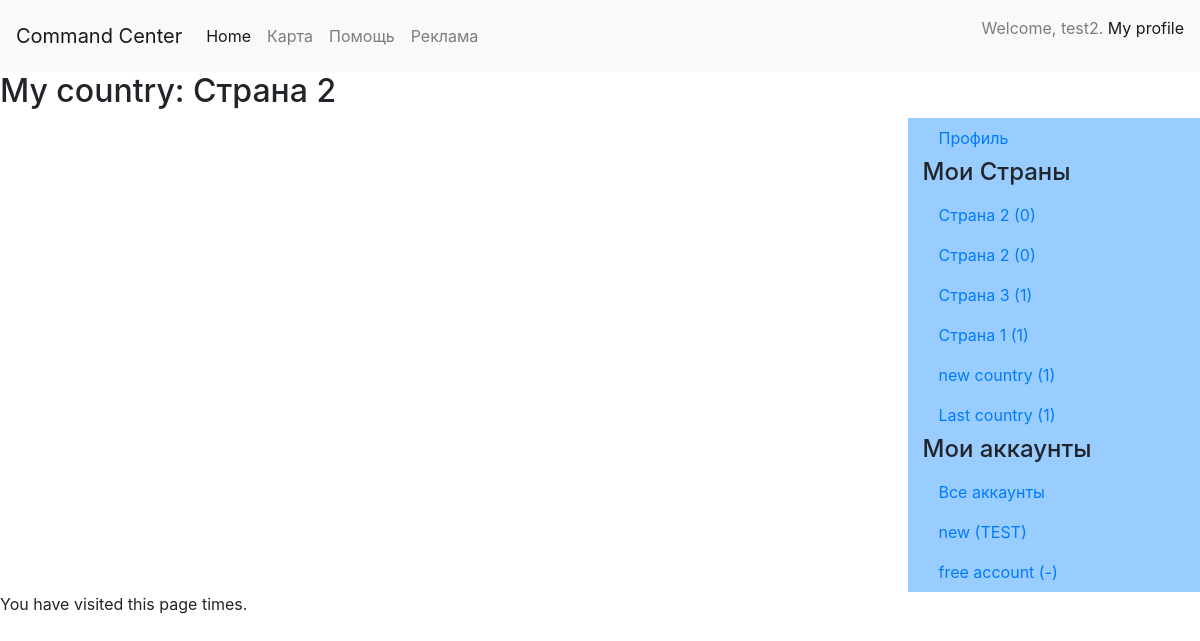
The app's page /country/get/32 (signed in) with its own data.
### structure/models.py (models this page shows, shortened)
class Country(models.Model):
    country_name = models.CharField(max_length=50)
    world = models.ForeignKey(World_version, on_delete=models.CASCADE)
    customer = models.ForeignKey(User, on_delete=models.CASCADE, default=1)

class Customer_Account(models.Model):
    account_name = models.CharField(max_length=50)
    world = models.ForeignKey(World_version, on_delete=models.CASCADE)
    customer = models.ForeignKey(User, on_delete=models.CASCADE, default=1)
    clan = models.ForeignKey(Clan, on_delete=models.SET_NULL,null=True, blank=True)

class Clan(models.Model):
    clan_name = models.CharField(max_length=50)
    country = models.OneToOneField(Country, on_delete=models.CASCADE)

### customer/views.py (the view)
# urls.py: url(r'^country/get/(?P<country_id>\d+)$', views.country_detail_view, name='country_detail'),
def country_detail_view(request, country_id=1):
    args = {}
    args['country'] = Country.objects.get(id = country_id)
    args['accounts'] = list_of_accounts(request)
    args['countries'] = list_of_countries(request)
    return render(request, 'country/country_detail.html', args)

### customer/views.py (called while the page is built)
def list_of_accounts(request):
    accounts = []
    settings = User_settings.objects.get(customer=request.user)
    list_of_accounts = Customer_Account.objects.filter(customer=request.user.id).filter(world = settings.selected_world.id)
    for item in list_of_accounts:
        account_id = item.pk
        account_name = item.account_name
        world_version = item.world.name
        clan_name = "-"
        country_name = "-"
        if item.clan is not None:
            clan = Clan.objects.get(id__contains=item.clan.pk)
            clan_name = clan.clan_name
            country = Country.objects.get(id__contains=clan.country_id)
            country_name = country.country_name
        acc = MyAccounts(account_id, account_name, world_version, clan_name, country_name)
        accounts.append(acc)
    return accounts

def list_of_countries(request):
    countries = []
    countries_list = Country.objects.filter(customer_id=request.user.id)
    for item in countries_list:
        num_of_acc = 0
        clan_list = Clan.objects.filter(country_id=item.id)
        for clan_item in clan_list:
            acc = Customer_Account.objects.filter(clan_id=clan_item.id)
            num_of_acc = num_of_acc + acc.count()
        my_country = MyCountry(item.country_name, num_of_acc, item.id)
        countries.append(my_country)
    return countries

### customer/templates/country/country_detail.html
{% extends "base.html" %}
{% block content %}
    <div id="container">
        <div class="row">
            <div class="col-md-12" >
                <h2> My country: {{ country.country_name }}</h2>
            </div>
            <div class="col-md-9" >
            </div>
            <div class="col-md-3" style="background-color: #99CCFF">
                {% include "profile/../include/profile_nav_bar.html" %}
            </div>
        </div>
    </div>
{% endblock %}

### templates/includes/header.html (shortened to what this page needs)
<nav class="navbar navbar-expand-lg navbar-light bg-light">
    <a class="navbar-brand" href="#">Command Center</a>
    <div class="collapse navbar-collapse" id="navbarSupportedContent">
        <ul class="navbar-nav mr-auto">
            <li class="nav-item active">
                <a class="nav-link" href="#">Home <span class="sr-only">(current)</span></a>
            </li>
            <li class="nav-item">
                <a class="nav-link" href="{% url 'global' %}">Карта</a>
            </li>
            <li class="nav-item">
                <a class="nav-link" href="#">Помощь</a>
            </li>
            <li class="nav-item">
                <a class="nav-link" href="#">Реклама</a>
            </li>
        </ul>
    <span class="navbar-text">
        {% if user.is_authenticated %}
            <ul>Welcome, {{ user.username }}.  <a href="{% url 'profile' %}">My profile</a>            </ul>
        {% else %}
            <ul>Welcome, new user.  <a href="{% url 'login' %}">Please Log in</a></ul>
        {% endif %}
    </span>
  </div>
</nav>

### customer/templates/include/profile_nav_bar.html
<a class="nav-link" href="{% url 'profile' %}">Профиль</a>
<h4> Мои Страны</h4>
{% for item in countries %}
    <a class="nav-link" href="/country/get/{{item.country_id}}">
           {{ item.country_name }} ({{ item.num_of_accounts }})
    </a>
{% endfor %}
<h4> Мои аккаунты</h4>
<a class="nav-link" href="{% url 'my_account' %}">Все аккаунты</a>
{% for item in accounts %}
    <a class="nav-link" href="/account/get/{{item.account_id}}">
           {{ item.account_name }} ({{ item.clan }})
    </a>
{% endfor %}

### records on screen
Country: country_name "Страна 2", country_name "Страна 2"
Country: country_name "Страна 2"
Country: country_name "Страна 3"
Country: country_name "Страна 1"
Country: country_name "new country"
Country: country_name "Last country"
Customer_Account: account_name "new"
Clan: clan "TEST"
Customer_Account: account_name "free account"

### other values on screen
{{ user.username }} "test2"
{{ item.num_of_accounts }} "0" "0" "1" "1" "1" "1"
{{ item.clan }} "-"
